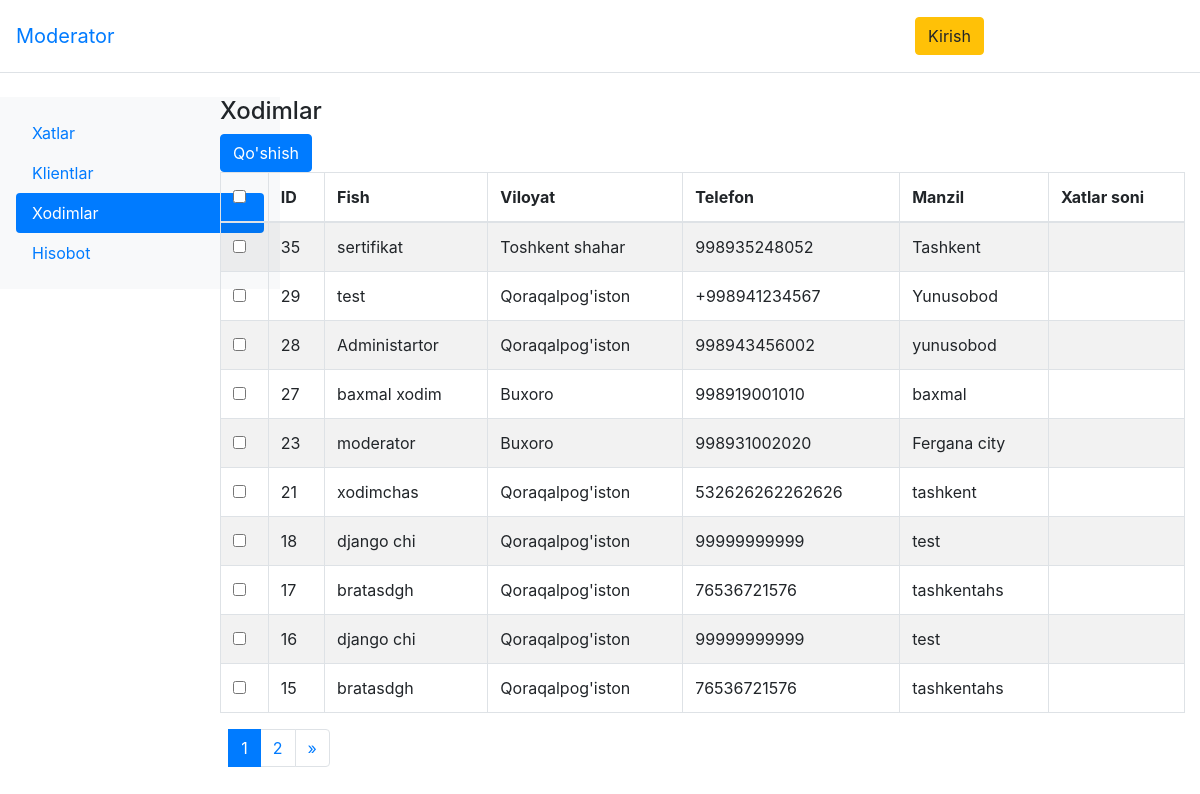
Screenshot of /mod/staff with the database file from the repository.
### app/models.py (models this page shows, shortened)
class Staff(AbstractUser):
    STAFF = 'staff'
    CLIENT = 'client'
    ADMIN = 'admin'
    MODERATOR = 'moderator'
    ROLE = (
        (STAFF, 'Xodim'),  # kuryer
        (CLIENT, 'Klient'),  # xat yoza oladigan odam
        (ADMIN, 'Admin'),  # eng katta admin
        (MODERATOR, 'Moderator'),  # filialdagi admin
    )
    branch = ForeignKey("self", SET_NULL, blank=True, null=True, verbose_name='Filial')
    region = ForeignKey("app.Region", SET_NULL, null=True, blank=True, verbose_name='Viloyat')
    district = ForeignKey("app.District", SET_NULL, null=True, blank=True, verbose_name='Tuman')
    name = CharField(max_length=255, verbose_name='FIO')
    company = CharField(max_length=255, blank=True, null=True, verbose_name='Kompaniya')
    inn = CharField(max_length=100, blank=True, null=True, validators=[validate_integer], verbose_name='INN')
    phone = CharField(max_length=15, null=True, blank=True, verbose_name='Telefon')
    address = CharField(max_length=255, blank=True, null=True, verbose_name='Manzil')
    role = CharField(max_length=15, choices=ROLE, blank=True, null=True)
    passport_number = CharField(max_length=9, blank=True, null=True, verbose_name='Pasport seriyasi')
    passport_give_date = DateField(blank=True, null=True, verbose_name='Berilgan sana')
    given_by_whom = CharField(max_length=255, blank=True, null=True, verbose_name='Kim tomonidan berilgan')
    mfo = CharField(max_length=255, blank=True, null=True, verbose_name='MFO')
    r_s = CharField(max_length=255, blank=True, null=True, verbose_name='R/s')
    bank = CharField(max_length=255, blank=True, null=True)

class Region(Model):  # Viloyat
    code = SmallIntegerField(default=0)
    name = CharField(max_length=50)
    def __str__(self):
        return self.name
    class Meta:
        verbose_name = "Viloyat"
        verbose_name_plural = "Viloyatlar"

### app/views/moderator.py (the view)
# urls.py: path('mod/staff', mod.moderator_staff, name='mod_staff_page'),
@permission_classes((IsModeratorMixin,))
def moderator_staff(request):
    staffs_queryset = Staff.objects.order_by('-id')
    page = request.GET.get('page', 1)
    paginator = Paginator(staffs_queryset, 10)
    try:
        staffs_queryset = paginator.page(page)
    except PageNotAnInteger:
        staffs_queryset = paginator.page(1)
    except EmptyPage:
        staffs_queryset = paginator.page(paginator.num_pages)
    context = {
        'staffs': staffs_queryset,
    }
    return render(request, 'app/moderator/staff.html', context)

### templates/app/moderator/staff.html (shortened to what this page needs)
{% extends 'app/moderator/base.html' %}
{% load static %}
{% block content %}
    <div class="col-md-12">
        <h4>Xodimlar</h4>
        <span>
            <a href="{% url 'mod_create_staff_page' %}" class="btn btn-primary">Qo'shish</a>
        </span>
        <div class="table-responsive">
            <table id="bootstrapdatatable" class="table table-striped table-bordered" width="100%">
                <thead>
                <th><input type="checkbox" id="checkall"/></th>
                <th>ID</th>
                <th>Fish</th>
                <th>Viloyat</th>
                <th>Telefon</th>
                <th>Manzil</th>
                <th>Xatlar soni</th>
                </thead>
                <tbody>
                {% for staff in staffs %}
                    <tr>
                        <td>
                            <input type="checkbox" class="checkthis"/>
                        </td>
                        <td>{{ staff.id }}</td>
                        <td>{{ staff.name }}</td>
                        <td>{{ staff.region }}</td>
                        <td>{{ staff.phone }}</td>
                        <td>{{ staff.address }}</td>
                        <td>{{ staff.letter_count }}</td>
                    </tr>
                {% endfor %}
                </tbody>
            </table>
        </div>
        {% if staffs.has_other_pages %}
            <ul class="pagination">
                {% if staffs.has_previous %}
                    <li class="page-item"><a class="page-link"
                                             href="?page={{ staffs.previous_page_number }}">&laquo;</a></li>
                {% else %}
                    <li class="page-item disabled" style="color: transparent !important;"><span>&laquo;</span></li>
                {% endif %}
                {% for i in staffs.paginator.page_range %}
                    {% if staffs.number == i %}
                        <li class="page-item active">
                            <span class="page-link">{{ i }}
                            </span>
                        </li>
                    {% else %}
                        <li class="page-item"><a class="page-link" href="?page={{ i }}">{{ i }}</a></li>
                    {% endif %}
                {% endfor %}
                {% if staffs.has_next %}
                    <li class="page-item"><a class="page-link" href="?page={{ staffs.next_page_number }}">&raquo;</a>
                    </li>
                {% else %}
                    <li class="page-item disabled" style="color: transparent !important;"><span>&raquo;</span></li>
                {% endif %}
            </ul>
        {% endif %}
    </div>
{% endblock %}

### templates/app/moderator/base.html (shortened to what this page needs)
{% extends 'app/base.html' %}
{% block main_body %}
    <header class="d-flex flex-wrap align-items-center justify-content-center justify-content-md-between py-3 mb-4 border-bottom">
        <a class="navbar-brand col-md-3 col-lg-2 me-0 px-3" href="#">Moderator</a>
         <div class="col-md-3 text-end">
            {% if user.is_authenticated %}
                <a href="{% url 'logout_page' %}" type="button" class="btn btn-outline-dark me-2">Chiqish</a>
            {% else %}
                <a href="{% url 'login_page' %}" type="button" class="btn btn-warning">Kirish</a>
            {% endif %}
        </div>
    </header>
    <div class="row">
        <div class="col-md-2">
            <div class="d-flex flex-column flex-shrink-0 p-3 bg-light" style="width: 280px;">
                <ul class="nav nav-pills flex-column mb-auto">
                    <li class="nav-item">
                        <a href="{% url 'mod_letter_page' %}" class="nav-link
                            ">
                            Xatlar
                        </a>
                    </li>
                    <li>
                        <a href="{% url 'mod_client_page' %}" class="nav-link link-dark
                            ">
                            Klientlar
                        </a>
                    </li>
                    <li>
                        <a href="{% url 'mod_staff_page' %}" class="nav-link link-dark
                            {% if request.resolver_match.url_name == 'mod_staff_page' %}
                          active
                            {% endif %}">
                            Xodimlar
                        </a>
                    </li>
                    <li>
                        <a href="{% url 'mod_report_page' %}" class="nav-link link-dark
                            ">
                            Hisobot
                        </a>
                    </li>
                </ul>
            </div>
        </div>
        <div class="col-md-10">
            {% block content %}{% endblock %}
        </div>
    </div>
{% endblock %}

### templates/app/base.html (shortened to what this page needs)
{% load static %}
<!DOCTYPE html>
<html lang="uz">
<head>
    <link rel="stylesheet" href="https://stackpath.bootstrapcdn.com/bootstrap/4.1.3/css/bootstrap.min.css"
>
</head>
<body>
{% block main_body %}{% endblock %}
</body>
</html>

### rows the page displays
Staff: id "35", name "sertifikat", region "Toshkent shahar", phone "998935248052", address "Tashkent"
Staff: id "29", name "test", region "Qoraqalpog'iston", phone "+998941234567", address "Yunusobod"
Staff: id "28", name "Administartor", region "Qoraqalpog'iston", phone "998943456002", address "yunusobod"
Staff: id "27", name "baxmal xodim", region "Buxoro", phone "998919001010", address "baxmal"
Staff: id "23", name "moderator", region "Buxoro", phone "998931002020", address "Fergana city"
Staff: id "21", name "xodimchas", region "Qoraqalpog'iston", phone "532626262262626", address "tashkent"
Staff: id "18", name "django chi", region "Qoraqalpog'iston", phone "99999999999", address "test"
Staff: id "17", name "bratasdgh", region "Qoraqalpog'iston", phone "76536721576", address "tashkentahs"
Staff: id "16", name "django chi", region "Qoraqalpog'iston", phone "99999999999", address "test"
Staff: id "15", name "bratasdgh", region "Qoraqalpog'iston", phone "76536721576", address "tashkentahs"

### other values shown
{{ i }} "1"
{{ i }} "2"
